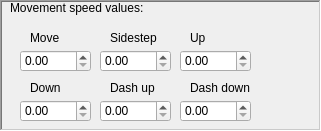
             <widget class="QFrame" name="movement_speed">
              <property name="geometry">
               <rect>
                <x>630</x>
                <y>10</y>
                <width>321</width>
                <height>131</height>
               </rect>
              </property>
              <property name="toolTip">
               <string/>
              </property>
              <property name="frameShape">
               <enum>QFrame::WinPanel</enum>
              </property>
              <property name="frameShadow">
               <enum>QFrame::Sunken</enum>
              </property>
              <widget class="QLabel" name="movement_speed_text_2">
               <property name="geometry">
                <rect>
                 <x>10</x>
                 <y>0</y>
                 <width>151</width>
                 <height>16</height>
                </rect>
               </property>
               <property name="toolTip">
                <string>&lt;html&gt;&lt;head/&gt;&lt;body&gt;&lt;p&gt;Parameters that modify the speed values for the movement of the character&lt;/p&gt;&lt;/body&gt;&lt;/html&gt;</string>
               </property>
               <property name="text">
                <string>Movement speed values:</string>
               </property>
              </widget>
              <widget class="QDoubleSpinBox" name="movement_speed_value">
               <property name="geometry">
                <rect>
                 <x>20</x>
                 <y>50</y>
                 <width>71</width>
                 <height>22</height>
                </rect>
               </property>
               <property name="toolTip">
                <string/>
               </property>
               <property name="whatsThis">
                <string>&lt;html&gt;&lt;head/&gt;&lt;body&gt;&lt;p&gt;&lt;br/&gt;&lt;/p&gt;&lt;/body&gt;&lt;/html&gt;</string>
               </property>
               <property name="decimals">
                <number>2</number>
               </property>
               <property name="maximum">
                <double>1000.000000000000000</double>
               </property>
              </widget>
              <widget class="QLabel" name="movement_speed_text">
               <property name="geometry">
                <rect>
                 <x>30</x>
                 <y>30</y>
                 <width>31</width>
                 <height>16</height>
                </rect>
               </property>
               <property name="toolTip">
                <string>&lt;html&gt;&lt;head/&gt;&lt;body&gt;&lt;p&gt;Normal movement&lt;/p&gt;&lt;/body&gt;&lt;/html&gt;</string>
               </property>
               <property name="text">
                <string>Move</string>
               </property>
              </widget>
              <widget class="QLabel" name="sidestep_speed_text">
               <property name="geometry">
                <rect>
                 <x>110</x>
                 <y>30</y>
                 <width>51</width>
                 <height>16</height>
                </rect>
               </property>
               <property name="toolTip">
                <string>&lt;html&gt;&lt;head/&gt;&lt;body&gt;&lt;p&gt;When the character is near the opponent, the character will move slowly. This controls the speed. Also for the sidesteps&lt;/p&gt;&lt;/body&gt;&lt;/html&gt;</string>
               </property>
               <property name="text">
                <string>Sidestep</string>
               </property>
              </widget>
              <widget class="QDoubleSpinBox" name="sidestep_speed_value">
               <property name="geometry">
                <rect>
                 <x>100</x>
                 <y>50</y>
                 <width>71</width>
                 <height>22</height>
                </rect>
               </property>
               <property name="toolTip">
                <string/>
               </property>
               <property name="whatsThis">
                <string>&lt;html&gt;&lt;head/&gt;&lt;body&gt;&lt;p&gt;&lt;br/&gt;&lt;/p&gt;&lt;/body&gt;&lt;/html&gt;</string>
               </property>
               <property name="decimals">
                <number>2</number>
               </property>
               <property name="maximum">
                <double>1000.000000000000000</double>
               </property>
              </widget>
              <widget class="QLabel" name="up_speed_text">
               <property name="geometry">
                <rect>
                 <x>190</x>
                 <y>30</y>
                 <width>16</width>
                 <height>16</height>
                </rect>
               </property>
               <property name="toolTip">
                <string>&lt;html&gt;&lt;head/&gt;&lt;body&gt;&lt;p&gt;Speed value when going up&lt;/p&gt;&lt;/body&gt;&lt;/html&gt;</string>
               </property>
               <property name="text">
                <string>Up</string>
               </property>
              </widget>
              <widget class="QDoubleSpinBox" name="up_speed_value">
               <property name="geometry">
                <rect>
                 <x>180</x>
                 <y>50</y>
                 <width>71</width>
                 <height>22</height>
                </rect>
               </property>
               <property name="toolTip">
                <string/>
               </property>
               <property name="whatsThis">
                <string>&lt;html&gt;&lt;head/&gt;&lt;body&gt;&lt;p&gt;&lt;br/&gt;&lt;/p&gt;&lt;/body&gt;&lt;/html&gt;</string>
               </property>
               <property name="decimals">
                <number>2</number>
               </property>
               <property name="maximum">
                <double>1000.000000000000000</double>
               </property>
               <property name="value">
                <double>0.000000000000000</double>
               </property>
              </widget>
              <widget class="QLabel" name="down_speed_text">
               <property name="geometry">
                <rect>
                 <x>30</x>
                 <y>80</y>
                 <width>41</width>
                 <height>16</height>
                </rect>
               </property>
               <property name="toolTip">
                <string>&lt;html&gt;&lt;head/&gt;&lt;body&gt;&lt;p&gt;Speed value when going down&lt;/p&gt;&lt;/body&gt;&lt;/html&gt;</string>
               </property>
               <property name="text">
                <string>Down</string>
               </property>
              </widget>
              <widget class="QDoubleSpinBox" name="down_speed_value">
               <property name="geometry">
                <rect>
                 <x>20</x>
                 <y>100</y>
                 <width>71</width>
                 <height>22</height>
                </rect>
               </property>
               <property name="toolTip">
                <string/>
               </property>
               <property name="whatsThis">
                <string>&lt;html&gt;&lt;head/&gt;&lt;body&gt;&lt;p&gt;&lt;br/&gt;&lt;/p&gt;&lt;/body&gt;&lt;/html&gt;</string>
               </property>
               <property name="decimals">
                <number>2</number>
               </property>
               <property name="maximum">
                <double>1000.000000000000000</double>
               </property>
              </widget>
              <widget class="QLabel" name="dash_up_speed_text">
               <property name="geometry">
                <rect>
                 <x>110</x>
                 <y>80</y>
                 <width>51</width>
                 <height>16</height>
                </rect>
               </property>
               <property name="toolTip">
                <string>&lt;html&gt;&lt;head/&gt;&lt;body&gt;&lt;p&gt;Speed value when going up using dash&lt;/p&gt;&lt;/body&gt;&lt;/html&gt;</string>
               </property>
               <property name="text">
                <string>Dash up</string>
               </property>
              </widget>
              <widget class="QDoubleSpinBox" name="dash_down_speed_value">
               <property name="geometry">
                <rect>
                 <x>180</x>
                 <y>100</y>
                 <width>71</width>
                 <height>22</height>
                </rect>
               </property>
               <property name="toolTip">
                <string/>
               </property>
               <property name="whatsThis">
                <string>&lt;html&gt;&lt;head/&gt;&lt;body&gt;&lt;p&gt;&lt;br/&gt;&lt;/p&gt;&lt;/body&gt;&lt;/html&gt;</string>
               </property>
               <property name="decimals">
                <number>2</number>
               </property>
               <property name="maximum">
                <double>1000.000000000000000</double>
               </property>
              </widget>
              <widget class="QLabel" name="dash_down_speed_text">
               <property name="geometry">
                <rect>
                 <x>190</x>
                 <y>80</y>
                 <width>71</width>
                 <height>16</height>
                </rect>
               </property>
               <property name="toolTip">
                <string>&lt;html&gt;&lt;head/&gt;&lt;body&gt;&lt;p&gt;Speed value when going down using dash&lt;/p&gt;&lt;/body&gt;&lt;/html&gt;</string>
               </property>
               <property name="text">
                <string>Dash down</string>
               </property>
              </widget>
              <widget class="QDoubleSpinBox" name="dash_up_speed_value">
               <property name="geometry">
                <rect>
                 <x>100</x>
                 <y>100</y>
                 <width>71</width>
                 <height>22</height>
                </rect>
               </property>
               <property name="toolTip">
                <string/>
               </property>
               <property name="whatsThis">
                <string>&lt;html&gt;&lt;head/&gt;&lt;body&gt;&lt;p&gt;&lt;br/&gt;&lt;/p&gt;&lt;/body&gt;&lt;/html&gt;</string>
               </property>
               <property name="decimals">
                <number>2</number>
               </property>
               <property name="maximum">
                <double>1000.000000000000000</double>
               </property>
               <property name="value">
                <double>0.000000000000000</double>
               </property>
              </widget>
             </widget>
